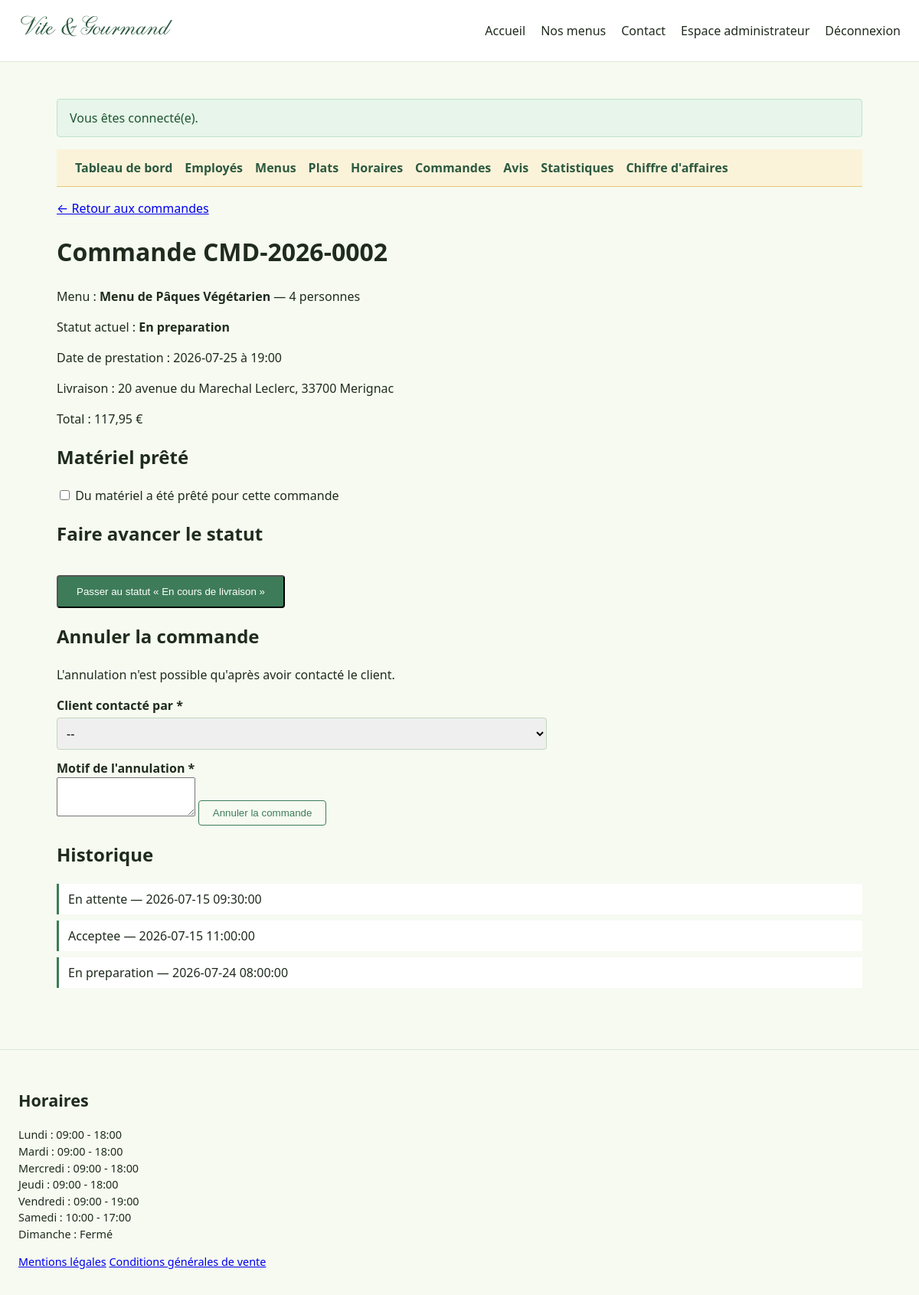
The page /employe/commande.php?id=2 (signed in) on the database its author committed.
### tables this page shows
CREATE TABLE commande (
    commande_id            INT UNSIGNED AUTO_INCREMENT PRIMARY KEY,
    numero_commande         VARCHAR(20) NOT NULL UNIQUE,
    utilisateur_id           INT UNSIGNED NOT NULL,
    menu_id                  INT UNSIGNED NOT NULL,
    statut_id                TINYINT UNSIGNED NOT NULL,
    date_commande            DATETIME NOT NULL DEFAULT CURRENT_TIMESTAMP,
    date_prestation          DATE NOT NULL,
    heure_livraison          TIME NOT NULL,
    adresse_livraison        VARCHAR(180) NOT NULL,
    ville_livraison          VARCHAR(100) NOT NULL,
    code_postal_livraison    VARCHAR(10) NOT NULL,
    distance_km               DECIMAL(6,2) NOT NULL DEFAULT 0,    
    frais_livraison           DECIMAL(6,2) NOT NULL DEFAULT 0,    
    nombre_personnes          SMALLINT UNSIGNED NOT NULL,
    prix_menu_unitaire        DECIMAL(8,2) NOT NULL,              
    reduction_pourcentage     DECIMAL(4,2) NOT NULL DEFAULT 0,    
    prix_total                DECIMAL(8,2) NOT NULL,
    pret_materiel             TINYINT(1) NOT NULL DEFAULT 0,
    materiel_restitue         TINYINT(1) NULL,
    materiel_date_limite      DATETIME NULL,                      
    motif_annulation          TEXT NULL,
    mode_contact_annulation   VARCHAR(30) NULL,                   
    date_creation             DATETIME NOT NULL DEFAULT CURRENT_TIMESTAMP,
    date_modification         DATETIME NOT NULL DEFAULT CURRENT_TIMESTAMP ON UPDATE CURRENT_TIMESTAMP,
    CONSTRAINT fk_commande_utilisateur FOREIGN KEY (utilisateur_id) REFERENCES utilisateur (utilisateur_id),
    CONSTRAINT fk_commande_menu        FOREIGN KEY (menu_id)        REFERENCES menu (menu_id),
    CONSTRAINT fk_commande_statut      FOREIGN KEY (statut_id)      REFERENCES statut_commande (statut_id)
);

CREATE TABLE menu (
    menu_id                 INT UNSIGNED AUTO_INCREMENT PRIMARY KEY,
    titre                    VARCHAR(150) NOT NULL,
    description              TEXT NOT NULL,
    theme_id                 TINYINT UNSIGNED NOT NULL,
    nombre_personne_minimum  SMALLINT UNSIGNED NOT NULL DEFAULT 1,
    prix_personne_minimum    DECIMAL(8,2) NOT NULL,         
    conditions               TEXT NULL,                     
    stock_disponible         SMALLINT NOT NULL DEFAULT 0,    
    actif                    TINYINT(1) NOT NULL DEFAULT 1,
    date_creation            DATETIME NOT NULL DEFAULT CURRENT_TIMESTAMP,
    date_modification        DATETIME NOT NULL DEFAULT CURRENT_TIMESTAMP ON UPDATE CURRENT_TIMESTAMP,
    CONSTRAINT fk_menu_theme FOREIGN KEY (theme_id) REFERENCES theme (theme_id)
);

CREATE TABLE statut_commande (
    statut_id  TINYINT UNSIGNED AUTO_INCREMENT PRIMARY KEY,
    code       VARCHAR(30) NOT NULL UNIQUE,
    libelle    VARCHAR(60) NOT NULL,
    ordre      TINYINT UNSIGNED NULL    
);

CREATE TABLE commande_historique (
    historique_id INT UNSIGNED AUTO_INCREMENT PRIMARY KEY,
    commande_id    INT UNSIGNED NOT NULL,
    statut_id      TINYINT UNSIGNED NOT NULL,
    date_heure     DATETIME NOT NULL DEFAULT CURRENT_TIMESTAMP,
    commentaire    VARCHAR(255) NULL,
    CONSTRAINT fk_historique_commande FOREIGN KEY (commande_id) REFERENCES commande (commande_id) ON DELETE CASCADE,
    CONSTRAINT fk_historique_statut   FOREIGN KEY (statut_id)   REFERENCES statut_commande (statut_id)
);

CREATE TABLE horaire (
    horaire_id       TINYINT UNSIGNED AUTO_INCREMENT PRIMARY KEY,
    jour             ENUM('lundi','mardi','mercredi','jeudi','vendredi','samedi','dimanche') NOT NULL UNIQUE,
    heure_ouverture  TIME NULL,
    heure_fermeture  TIME NULL,
    ferme            TINYINT(1) NOT NULL DEFAULT 0
);

### src/Config/Database.php (called while the page is built, shortened)
<?php
function getPDO(): PDO
{
    static $pdo = null;
    if ($pdo instanceof PDO) {
        return $pdo;
    }
    $host    = env('DB_HOST', '127.0.0.1');
    $port    = env('DB_PORT', '3306');
    $name    = env('DB_NAME', 'vite_et_gourmand');
    $user    = env('DB_USER', 'root');
    $pass    = env('DB_PASS', '');
    $charset = env('DB_CHARSET', 'utf8mb4');
    $dsn = "mysql:host={$host};port={$port};dbname={$name};charset={$charset}";
    $pdo = new PDO($dsn, $user, $pass, [
        PDO::ATTR_ERRMODE            => PDO::ERRMODE_EXCEPTION,
        PDO::ATTR_DEFAULT_FETCH_MODE => PDO::FETCH_ASSOC,
        PDO::ATTR_EMULATE_PREPARES   => false,
    ]);
    return $pdo;
}

### src/Models/CommandeModel.php (called while the page is built, shortened)
<?php
require_once __DIR__ . '/../Config/Database.php';
final class CommandeModel
{
    public static function findById(int $id): ?array
    {
        $stmt = getPDO()->prepare(
            'SELECT c.*, sc.code AS statut_code, sc.libelle AS statut_libelle,
                    m.titre AS menu_titre, m.nombre_personne_minimum
             FROM commande c
             JOIN statut_commande sc ON sc.statut_id = c.statut_id
             JOIN menu m ON m.menu_id = c.menu_id
             WHERE c.commande_id = :id'
        );
        $stmt->execute(['id' => $id]);
        $row = $stmt->fetch();
        return $row === false ? null : $row;
    }
    public static function historique(int $commandeId): array
    {
        $stmt = getPDO()->prepare(
            'SELECT ch.*, sc.libelle AS statut_libelle
             FROM commande_historique ch
             JOIN statut_commande sc ON sc.statut_id = ch.statut_id
             WHERE ch.commande_id = :id
             ORDER BY ch.date_heure'
        );
        $stmt->execute(['id' => $commandeId]);
        return $stmt->fetchAll();
    }
    public static function prochainStatutCode(array $commande): ?string
    {
        return self::ORDRE_WORKFLOW[$commande['statut_code']] ?? null;
    }
}

### src/Helpers/functions.php (called while the page is built, shortened)
<?php
function e(?string $value): string
{
    return htmlspecialchars($value ?? '', ENT_QUOTES, 'UTF-8');
}

### public/employe/commande.php (the view, shortened to what this page needs)
<?php
require_once __DIR__ . '/../../src/Models/CommandeModel.php';
$id = isset($_GET['id']) && ctype_digit((string) $_GET['id']) ? (int) $_GET['id'] : 0;
$commande = $id > 0 ? CommandeModel::findById($id) : null;
$historique = CommandeModel::historique((int) $commande['commande_id']);
$prochainCode = CommandeModel::prochainStatutCode($commande);
$statutsLibelles = getPDO()->query('SELECT code, libelle FROM statut_commande')->fetchAll(PDO::FETCH_KEY_PAIR);
$peutEvoluer = !in_array($commande['statut_code'], ['terminee', 'annulee'], true);
require __DIR__ . '/../../src/Views/partials/header.php';
?>
    <p><a href="/employe/commandes.php">&larr; Retour aux commandes</a></p>
    <h1>Commande <?= e($commande['numero_commande']) ?></h1>
    <section>
        <p>Menu : <strong><?= e($commande['menu_titre']) ?></strong> — <?= (int) $commande['nombre_personnes'] ?> personnes</p>
        <p>Statut actuel : <strong><?= e($commande['statut_libelle']) ?></strong></p>
        <p>Date de prestation : <?= e($commande['date_prestation']) ?> à <?= e(substr($commande['heure_livraison'], 0, 5)) ?></p>
        <p>Livraison : <?= e($commande['adresse_livraison']) ?>, <?= e($commande['code_postal_livraison']) ?> <?= e($commande['ville_livraison']) ?></p>
        <p>Total : <?= number_format((float) $commande['prix_total'], 2, ',', ' ') ?> €</p>
    </section>
    <?php if ($peutEvoluer): ?>
        <section>
            <h2>Matériel prêté</h2>
            <form method="post">
                <label>
                    <input type="checkbox" name="pret_materiel" onchange="this.form.submit()" <?= $commande['pret_materiel'] ? 'checked' : '' ?>>
                    Du matériel a été prêté pour cette commande
                </label>
            </form>
            <h2>Faire avancer le statut</h2>
            <?php if ($prochainCode !== null): ?>
                <form method="post">
                    <button type="submit" class="btn-primary">Passer au statut « <?= e($statutsLibelles[$prochainCode]) ?> »</button>
                </form>
            <?php endif; ?>
            <h2>Annuler la commande</h2>
            <p class="aide">L'annulation n'est possible qu'après avoir contacté le client.</p>
            <form method="post" class="formulaire-commande" novalidate>
                <label for="mode_contact_annulation">Client contacté par *</label>
                <select id="mode_contact_annulation" name="mode_contact_annulation" required>
                    <option value="">--</option>
                </select>
                <label for="motif_annulation">Motif de l'annulation *</label>
                <textarea id="motif_annulation" name="motif_annulation" rows="3" required></textarea>
                <button type="submit" class="btn-secondary">Annuler la commande</button>
            </form>
        </section>
    <?php endif; ?>
    <?php if (!empty($historique)): ?>
        <section>
            <h2>Historique</h2>
            <ul class="suivi-commande">
                <?php foreach ($historique as $etape): ?>
                    <li><?= e($etape['statut_libelle']) ?> — <?= e($etape['date_heure']) ?></li>
                <?php endforeach; ?>
            </ul>
        </section>
    <?php endif; ?>
<?php
require __DIR__ . '/../../src/Views/partials/footer.php';

### src/Views/partials/footer.php
<?php
$horaires = getPDO()->query(
    "SELECT jour, heure_ouverture, heure_fermeture, ferme FROM horaire
     ORDER BY FIELD(jour, 'lundi','mardi','mercredi','jeudi','vendredi','samedi','dimanche')"
)->fetchAll();
?>
</main>
<footer>
    <section aria-label="Horaires d'ouverture">
        <h2>Horaires</h2>
        <ul>
            <?php foreach ($horaires as $h): ?>
                <li>
                    <?= htmlspecialchars(ucfirst($h['jour'])) ?> :
                    <?= $h['ferme']
                        ? 'Fermé'
                        : htmlspecialchars(substr($h['heure_ouverture'], 0, 5) . ' - ' . substr($h['heure_fermeture'], 0, 5)) ?>
                </li>
            <?php endforeach; ?>
        </ul>
    </section>
    <nav aria-label="Informations légales">
        <a href="/mentions-legales.php">Mentions légales</a>
        <a href="/cgv.php">Conditions générales de vente</a>
    </nav>
</footer>
</body>
</html>

### public/assets/css/style.css (style rules this page uses)
* { box-sizing: border-box; }
html { overflow-x: hidden; }
body { margin: 0; overflow-x: hidden; font-family: system-ui, -apple-system, "Segoe UI", Roboto, sans-serif; color: #1F2B1D; background: #F6FAF1; line-height: 1.5; }
.btn-primary { display: inline-block; margin-top: 1rem; padding: 0.75rem 1.5rem; background: #3E7C59; color: #fff; text-decoration: none; border-radius: 4px; }
footer { border-top: 1px solid #DCE8D5; padding: 2rem 1.5rem; margin-top: 2rem; font-size: 0.9rem; }
footer ul { list-style: none; padding: 0; }
.btn-secondary { display: inline-block; padding: 0.5rem 1.1rem; background: transparent; color: #3E7C59; border: 1px solid #3E7C59; border-radius: 4px; text-decoration: none; cursor: pointer; }
.formulaire-commande { max-width: 640px; }
.formulaire-commande label { display: block; font-weight: 600; margin-top: 0.75rem; }
.formulaire-commande input, .formulaire-commande select { width: 100%; padding: 0.5rem; border: 1px solid #C3D6BE; border-radius: 4px; font: inherit; margin-top: 0.25rem; }
.suivi-commande { list-style: none; padding: 0; }
.suivi-commande li { padding: 0.5rem 0.75rem; border-left: 3px solid #3E7C59; margin-bottom: 0.5rem; background: #fff; }

### rows shown on the page
commande: numero_commande "CMD-2026-0002", menu.titre "Menu de Pâques Végétarien", nombre_personnes "4", statut.libelle "En preparation", date_prestation "2026-07-25", heure_livraison "19:00", adresse_livraison "20 avenue du Marechal Leclerc", code_postal_livraison "33700", ville_livraison "Merignac", prix_total "117,95", statut.code "En cours de livraison"
commande_historique: statut.libelle "En attente", date_heure "2026-07-15 09:30:00"
commande_historique: statut.libelle "Acceptee", date_heure "2026-07-15 11:00:00"
commande_historique: statut.libelle "En preparation", date_heure "2026-07-24 08:00:00"
horaire: jour "Lundi", heure_ouverture+heure_fermeture "09:00 - 18:00"
horaire: jour "Mardi", heure_ouverture+heure_fermeture "09:00 - 18:00"
horaire: jour "Mercredi", heure_ouverture+heure_fermeture "09:00 - 18:00"
horaire: jour "Jeudi", heure_ouverture+heure_fermeture "09:00 - 18:00"
horaire: jour "Vendredi", heure_ouverture+heure_fermeture "09:00 - 19:00"
horaire: jour "Samedi", heure_ouverture+heure_fermeture "10:00 - 17:00"
horaire: jour "Dimanche", ferme "Fermé"

### other values the page prints
$flash['message'] "Vous êtes connecté(e)."
